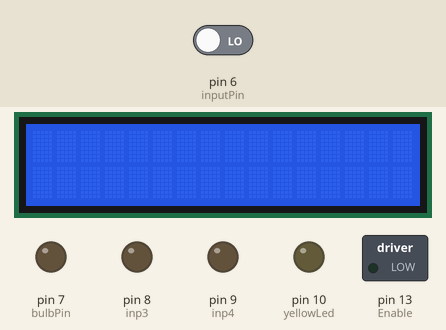
This sketch was run on a simulated Arduino Uno, built with avr-gcc and run on an emulated ATmega328P. Shown: 16×2 character LCD, switched loads named in the sketch (green lamp = pin HIGH), output pins drawn as LEDs (lit = HIGH). The inputs (shaded band) are chosen by the test bench; at power-on: pin 6 (inputPin) LOW. What the sketch prints to the serial monitor is not drawn.

Above: at 1.2 s.
1.3 s: pin 6 (inputPin) driven HIGH
At 2.1 s:
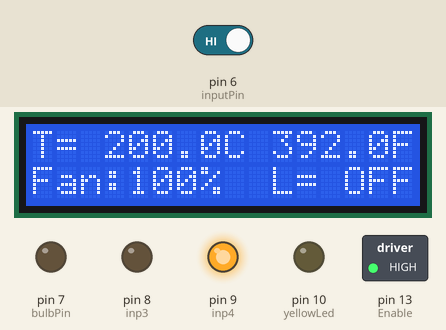
At 3.5 s:
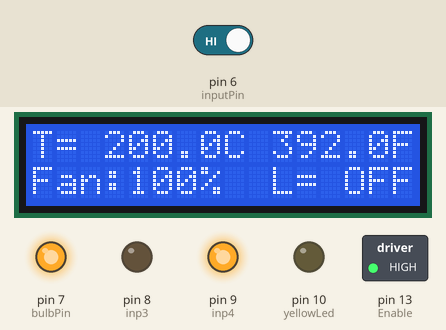
3.8 s: pin 6 (inputPin) driven LOW
At 4.3 s:
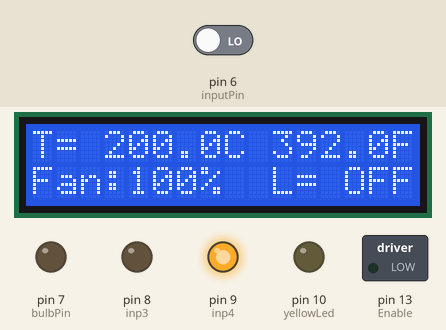
Timing chart, 0 to 6.8 s (numbered marks = the images above; inputs shaded):
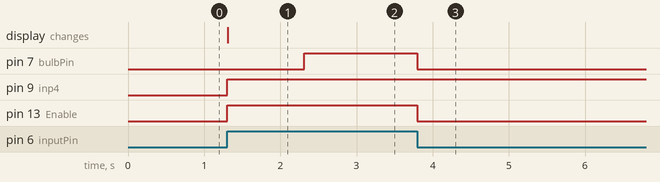

Measured:
- after the input at 1.3 s, pin 7 (bulbPin): LOW → HIGH after 1.0 s; pin 9 (inp4), pin 13 (Enable): LOW → HIGH at once; the display: changes at once (image 1)
- after the input at 3.8 s, pin 7 (bulbPin), pin 13 (Enable): HIGH → LOW at once

The sketch:

Code.ino
```cpp
#include <LiquidCrystal.h>
LiquidCrystal lcd(12, 11, 5, 4, 3, 2);
//Temp sesnor
const int tmpPin = A0;
//Motor Driver
int Enable = 13;
int inp3 = 8;
int inp4 = 9;
int yellowLed = 10; //suppose a heating light

//Ldr sensor
const int bulbPin = 7;
const int ldrPin = A1;
//PIR sensor
int inputPin = 6;               // choose the input pin (for PIR sensor)
int pirState = LOW;             // we start, assuming no motion detected
int val = 0;
void setup() {
  //PIR
  pinMode(inputPin, INPUT);
  lcd.begin(16, 2);
  Serial.begin(9600);
  //temp sensor
  pinMode(tmpPin, INPUT);
  //Motor Driver
  pinMode(Enable, OUTPUT);
  pinMode(inp3, OUTPUT);
  pinMode(inp4, OUTPUT);
  pinMode(yellowLed, OUTPUT);
  //ldrsensor
  pinMode(bulbPin, OUTPUT);
  pinMode(ldrPin, INPUT);
  Serial.begin(9600);
}

void loop()
  {
  val = digitalRead(inputPin);  // read input value
  if (val == HIGH)
    {
    digitalWrite(bulbPin, HIGH);  // turn LED ON
    if (pirState == LOW)
      {
        int ldrStatus = analogRead(ldrPin);
        int Temp = analogRead(tmpPin);
        light(ldrStatus);
        temperature(Temp);
        delay(1000); // 1 seconds delay
        pirState = HIGH;
      }
    }
    else
    {
      digitalWrite(bulbPin, LOW); // turn LED OFF
      if (pirState == HIGH)
      {
        digitalWrite(bulbPin, LOW);
        analogWrite(Enable,0);
        pirState = LOW;
      }
    }
  }
//light related code
void light(int ldrStatus){
  if (ldrStatus <= 300)
  {
    digitalWrite(bulbPin, HIGH);
    Serial.print("Its DARK, Turn on the Bulb \n");
  lcd.setCursor(10, 1);
    lcd.print("L= ON ");
  }
  else
  {
    digitalWrite(bulbPin, LOW);
    Serial.print("Its BRIGHT, Turn off the Bulb \n");
    lcd.setCursor(10, 1);
    lcd.print("L= OFF");
  }
}
//temperature related code
void temperature(int Temp){
  float voltage = Temp * 5.0; //converting reading to voltage
  voltage /= 1024.0;
  float c = (voltage - .5) * 100; //conveting voltage to celsius
  float f = (c * 9 / 5 + 32); //converting calsius to farenheit
  Serial.println(c);
  lcd.setCursor(0, 0);
  lcd.print("T=");
  lcd.setCursor(3, 0);
  lcd.print(c);
  lcd.setCursor(8, 0);
  lcd.print("C");
  lcd.setCursor(10, 0);
  lcd.print(f);
  lcd.setCursor(15, 0);
  lcd.print("F");
  //temp sensor and fan
  digitalWrite(inp3, LOW);  // To drive the fan in a direction
  digitalWrite(inp4, HIGH);
  lcd.setCursor(0, 1);
  if(c < 15) {                 // If the temperature less than 25
      analogWrite(Enable,0);  //Fann OFF
      lcd.print("Heat  ON");
      digitalWrite(yellowLed, HIGH); //heating light
      delay(10);
      Serial.print("Heating Light is on");
    }
    else if(c>=15 & c<20) {      // If the temperature is between 20 & 30
      analogWrite(Enable, 0);  // 50% of maximum cycle value (255).
      lcd.print("Fan  OFF");
      digitalWrite(yellowLed, LOW);
      delay(10);
    }
    else if(c>=20 & c<30) {      // If the temperature is between 20 & 30
      analogWrite(Enable, 128);  // 50% of maximum cycle value (255).
      lcd.print("Fan: 50%");
      digitalWrite(yellowLed, LOW);
      delay(10);
    }
    else if(c>=30 & c<35) {      // If the temperature is between 30 & 35
      analogWrite(Enable, 178);        // 70% of maximum cycle value (255).
      lcd.print("Fan: 70%");
      digitalWrite(yellowLed, LOW);
      delay(10);
    }
    else if(c>=35 & c<45) {      // If the temperature is between 35 & 40
      analogWrite(Enable, 216);        // 80% of maximum cycle value (255).
      lcd.print("Fan: 85%");
      digitalWrite(yellowLed, LOW);
      delay(10);
    }
    else if(c>=45) {                // If the temperature is above 35
      analogWrite(Enable, 255);        // 100%
      lcd.print("Fan:100%");
      digitalWrite(yellowLed, LOW);
        delay(10);
    }
}
```
